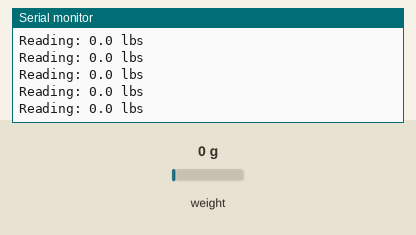
The sketch below on a simulated Arduino Uno, built with avr-gcc and run on an emulated ATmega328P. On the bench: the last lines printed to the serial monitor. The inputs (shaded band) are chosen by the test bench; at power-on: weight on the scale 0 g.

Above: at 2.2 s.
2.3 s: weight on the scale set to 100 g
At 2.32 s:
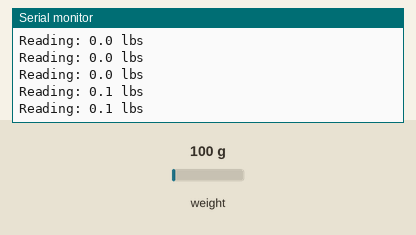
5.3 s: weight on the scale set to 1250 g
At 5.34 s:
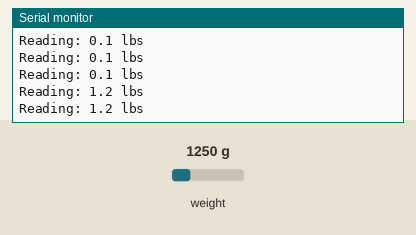
Timing chart, 0 to 8.3 s (numbered marks = the images above; inputs shaded):
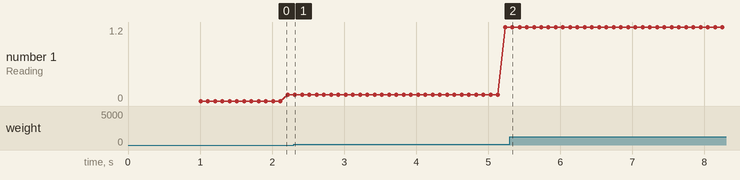

Measured:
- after the input at 2.3 s, the serial monitor: prints a new line at once (image 1)
- after the input at 5.3 s, the serial monitor: prints a new line at once (image 2)
- plotted number 1: 0.1 → 1.2 after the input at 2.3 s

The sketch:

loadcell.ino
```cpp
#include "HX711.h"
#define calibration_factor -7050.0
#define DOUT 3
#define CLK 2

HX711 scale(DOUT, CLK);

void setup(){
  Serial.begin(9600);
  Serial.println("HX711 scale TEST");
  scale.set_scale(calibration_factor);
  scale.tare();
  Serial.println("Readings:");
}

void loop(){
  Serial.print("Reading: ");
  Serial.print(scale.get_units(), 1);
  Serial.print(" lbs");
  Serial.println();
}
```
